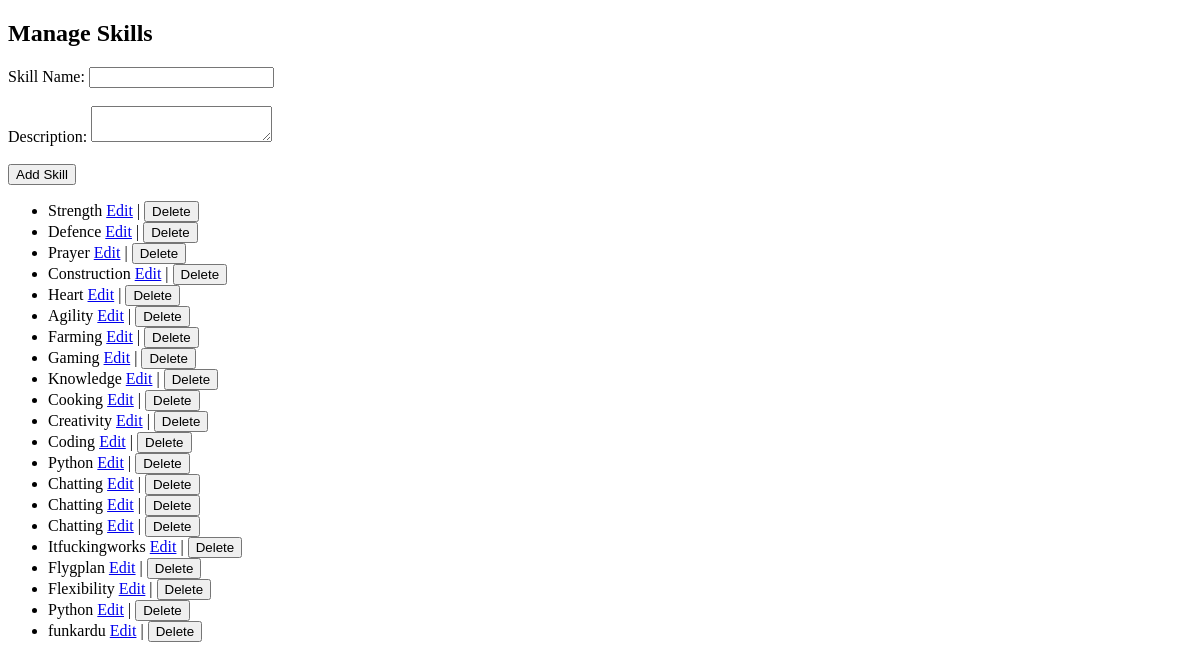
Before: /admin/skills with the older database file.
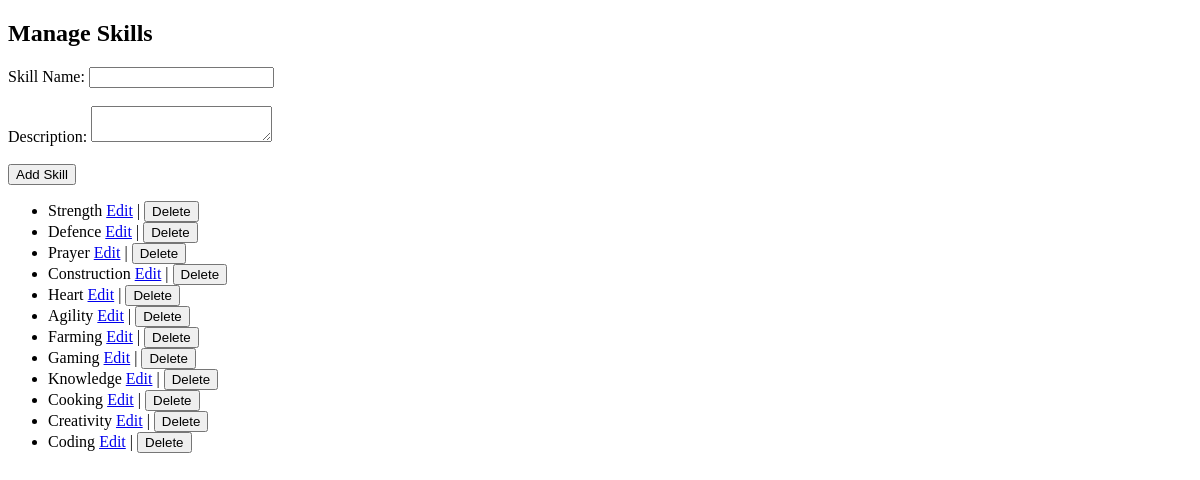
After: the same page with the newer database file.
### models/db_models.py (models this page shows)
class Skill(db.Model):
    id = db.Column(db.Integer, primary_key=True)
    name = db.Column(db.String(50), nullable=False)
    level = db.Column(db.Integer, nullable=False)
    experience = db.Column(db.Float, default=0)
    description = db.Column(db.String(500), nullable=True)
    challenges = db.relationship('Challenge', backref='skill', lazy=True)

### routes/admin_routes.py (the view)
@admin_bp.route('/skills', methods=['GET', 'POST'])
def manage_skills():
    if request.method == 'POST':
        new_skill_name = request.form['skill_name']
    existing_skills = Skill.query.all()
    return render_template('admin/manage_skills.html', skills=existing_skills)

### templates/admin/manage_skills.html (shortened to what this page needs)
<!DOCTYPE html>
<html>
<head>
</head>
<body>
    <h2>Manage Skills</h2>
    <form action="/admin/add_skill" method="post">
        <label for="skill_name">Skill Name:</label>
        <input type="text" id="skill_name" name="skill_name" required><br><br>
        <label for="description">Description:</label>
        <textarea type="text" id="description_for_skill" name="description_for_skill" required></textarea><br><br>
        <input type="submit" value="Add Skill">
    </form>
    <form action="/admin/delete_skill" method="post" style="display:inline;">
        <ul id="skill_list">
            {% for skill in skills %}
                <li>
                    {{ skill.name }}
                    <a href="/admin/edit_skill/{{ skill.id }}">Edit</a> |
                    <form action="/admin/delete_skill/{{ skill.id }}" method="post" style="display:inline;">
                        <button type="submit">Delete</button>
                    </form>
                </li>
            {% endfor %}
        </ul>
</form>
</body>
</html>

Changed rows visible on the page:
removed Skill: name "Python"
removed Skill: name "Chatting"
removed Skill: name "Chatting"
removed Skill: name "Chatting"
removed Skill: name "Itfuckingworks"
removed Skill: name "Flygplan"
removed Skill: name "Flexibility"
removed Skill: name "Python"
removed Skill: name "funkardu"
